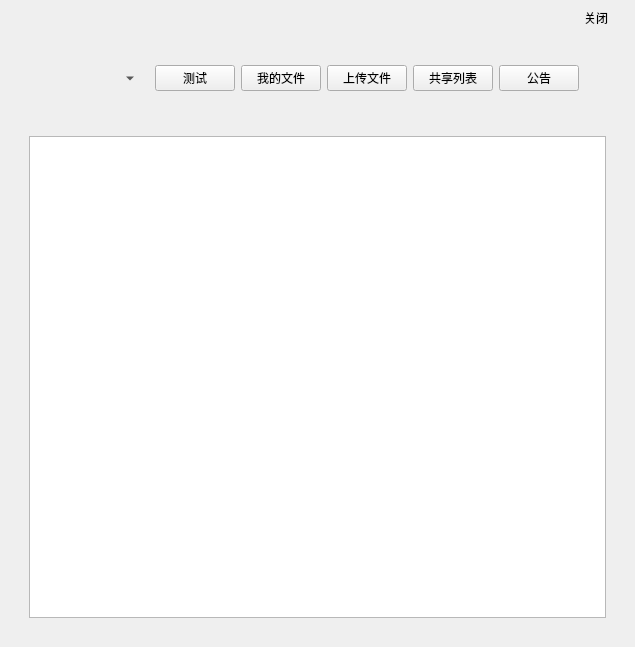
<?xml version="1.0" encoding="UTF-8"?>
<ui version="4.0">
 <class>upload</class>
 <widget class="QWidget" name="upload">
  <property name="geometry">
   <rect>
    <x>0</x>
    <y>0</y>
    <width>610</width>
    <height>647</height>
   </rect>
  </property>
  <property name="windowTitle">
   <string>Form</string>
  </property>
  <layout class="QGridLayout" name="gridLayout_18" rowstretch="0,0,0">
   <property name="topMargin">
    <number>0</number>
   </property>
   <property name="bottomMargin">
    <number>0</number>
   </property>
   <item row="0" column="0">
    <widget class="QWidget" name="widget_13" native="true">
     <layout class="QGridLayout" name="gridLayout_4">
      <property name="leftMargin">
       <number>9</number>
      </property>
      <property name="topMargin">
       <number>5</number>
      </property>
      <property name="rightMargin">
       <number>9</number>
      </property>
      <property name="bottomMargin">
       <number>0</number>
      </property>
      <item row="0" column="0">
       <spacer name="horizontalSpacer_2">
        <property name="orientation">
         <enum>Qt::Horizontal</enum>
        </property>
        <property name="sizeHint" stdset="0">
         <size>
          <width>40</width>
          <height>20</height>
         </size>
        </property>
       </spacer>
      </item>
      <item row="0" column="1">
       <widget class="QToolButton" name="close_ToolButton">
        <property name="minimumSize">
         <size>
          <width>0</width>
          <height>0</height>
         </size>
        </property>
        <property name="maximumSize">
         <size>
          <width>16777215</width>
          <height>16777215</height>
         </size>
        </property>
        <property name="text">
         <string>关闭</string>
        </property>
        <property name="icon">
         <iconset resource="Image.qrc">
          <normaloff>:/images/close2.png</normaloff>:/images/close2.png</iconset>
        </property>
        <property name="iconSize">
         <size>
          <width>40</width>
          <height>40</height>
         </size>
        </property>
        <property name="autoRaise">
         <bool>true</bool>
        </property>
       </widget>
      </item>
     </layout>
    </widget>
   </item>
   <item row="1" column="0">
    <widget class="QWidget" name="widget_7" native="true">
     <layout class="QGridLayout" name="gridLayout_8" rowstretch="0,0" columnstretch="0" rowminimumheight="0,0" columnminimumwidth="0">
      <property name="topMargin">
       <number>0</number>
      </property>
      <property name="bottomMargin">
       <number>0</number>
      </property>
      <item row="0" column="0">
       <widget class="QWidget" name="widget_4" native="true">
        <layout class="QGridLayout" name="gridLayout_9">
         <property name="leftMargin">
          <number>36</number>
         </property>
         <property name="rightMargin">
          <number>36</number>
         </property>
         <item row="0" column="4">
          <widget class="QPushButton" name="download_PushButton">
           <property name="text">
            <string>我的文件</string>
           </property>
          </widget>
         </item>
         <item row="0" column="1">
          <widget class="QLabel" name="uploadFontLabel">
           <property name="text">
            <string/>
           </property>
          </widget>
         </item>
         <item row="0" column="7">
          <widget class="QPushButton" name="announce_PushButton">
           <property name="text">
            <string>公告</string>
           </property>
          </widget>
         </item>
         <item row="0" column="2">
          <spacer name="horizontalSpacer_3">
           <property name="orientation">
            <enum>Qt::Horizontal</enum>
           </property>
           <property name="sizeHint" stdset="0">
            <size>
             <width>40</width>
             <height>20</height>
            </size>
           </property>
          </spacer>
         </item>
         <item row="0" column="0">
          <widget class="QToolButton" name="icon_ToolButton">
           <property name="text">
            <string/>
           </property>
           <property name="icon">
            <iconset resource="Image.qrc">
             <normaloff>:/images/min1.png</normaloff>:/images/min1.png</iconset>
           </property>
           <property name="iconSize">
            <size>
             <width>60</width>
             <height>60</height>
            </size>
           </property>
           <property name="popupMode">
            <enum>QToolButton::MenuButtonPopup</enum>
           </property>
           <property name="toolButtonStyle">
            <enum>Qt::ToolButtonIconOnly</enum>
           </property>
           <property name="autoRaise">
            <bool>true</bool>
           </property>
           <property name="arrowType">
            <enum>Qt::NoArrow</enum>
           </property>
          </widget>
         </item>
         <item row="0" column="5">
          <widget class="QPushButton" name="upload_PushButton">
           <property name="text">
            <string>上传文件</string>
           </property>
          </widget>
         </item>
         <item row="0" column="3">
          <widget class="QPushButton" name="test_PushButton">
           <property name="text">
            <string>测试</string>
           </property>
          </widget>
         </item>
         <item row="0" column="6">
          <widget class="QPushButton" name="share_PushButton">
           <property name="text">
            <string>共享列表</string>
           </property>
          </widget>
         </item>
        </layout>
       </widget>
      </item>
      <item row="1" column="0">
       <widget class="QWidget" name="widget_6" native="true">
        <layout class="QGridLayout" name="gridLayout_7">
         <property name="leftMargin">
          <number>0</number>
         </property>
         <property name="topMargin">
          <number>0</number>
         </property>
         <property name="rightMargin">
          <number>0</number>
         </property>
         <property name="bottomMargin">
          <number>0</number>
         </property>
         <item row="0" column="0">
          <widget class="QStackedWidget" name="stackedWidget">
           <property name="contextMenuPolicy">
            <enum>Qt::DefaultContextMenu</enum>
           </property>
           <property name="acceptDrops">
            <bool>false</bool>
           </property>
           <property name="layoutDirection">
            <enum>Qt::LeftToRight</enum>
           </property>
           <property name="autoFillBackground">
            <bool>false</bool>
           </property>
           <property name="currentIndex">
            <number>1</number>
           </property>
           <widget class="QWidget" name="upload_page">
            <layout class="QGridLayout" name="gridLayout_6">
             <property name="bottomMargin">
              <number>0</number>
             </property>
             <item row="0" column="0">
              <widget class="QWidget" name="widget_5" native="true">
               <layout class="QGridLayout" name="gridLayout_5" rowstretch="1,3,0">
                <property name="leftMargin">
                 <number>9</number>
                </property>
                <property name="topMargin">
                 <number>0</number>
                </property>
                <property name="rightMargin">
                 <number>9</number>
                </property>
                <property name="bottomMargin">
                 <number>0</number>
                </property>
                <item row="2" column="0">
                 <widget class="QWidget" name="widget_3" native="true">
                  <layout class="QGridLayout" name="gridLayout_3">
                   <property name="leftMargin">
                    <number>0</number>
                   </property>
                   <property name="topMargin">
                    <number>0</number>
                   </property>
                   <property name="rightMargin">
                    <number>0</number>
                   </property>
                   <property name="bottomMargin">
                    <number>0</number>
                   </property>
                   <item row="0" column="0">
                    <widget class="QProgressBar" name="progressBar">
                     <property name="sizePolicy">
                      <sizepolicy hsizetype="Expanding" vsizetype="Fixed">
                       <horstretch>0</horstretch>
                       <verstretch>0</verstretch>
                      </sizepolicy>
                     </property>
                     <property name="value">
                      <number>24</number>
                     </property>
                     <property name="alignment">
                      <set>Qt::AlignCenter</set>
                     </property>
                    </widget>
                   </item>
                  </layout>
                 </widget>
                </item>
                <item row="1" column="0">
                 <widget class="QWidget" name="widget_2" native="true">
                  <layout class="QGridLayout" name="gridLayout_2">
                   <property name="topMargin">
                    <number>0</number>
                   </property>
                   <item row="0" column="0">
                    <widget class="QTextEdit" name="receiveDataLine">
                     <property name="readOnly">
                      <bool>true</bool>
                     </property>
                    </widget>
                   </item>
                  </layout>
                 </widget>
                </item>
                <item row="0" column="0">
                 <widget class="QWidget" name="widget" native="true">
                  <property name="enabled">
                   <bool>true</bool>
                  </property>
                  <layout class="QGridLayout" name="gridLayout_17">
                   <property name="topMargin">
                    <number>0</number>
                   </property>
                   <item row="0" column="0">
                    <widget class="QListWidget" name="uploadFile_ListWidget"/>
                   </item>
                   <item row="1" column="0">
                    <widget class="QWidget" name="widget_12" native="true">
                     <layout class="QGridLayout" name="gridLayout">
                      <item row="0" column="2">
                       <widget class="QPushButton" name="uploadFile_PushButton">
                        <property name="text">
                         <string>上传</string>
                        </property>
                        <property name="iconSize">
                         <size>
                          <width>16</width>
                          <height>16</height>
                         </size>
                        </property>
                       </widget>
                      </item>
                      <item row="0" column="1">
                       <widget class="QPushButton" name="getFilePath_PushButton">
                        <property name="text">
                         <string>打开文件</string>
                        </property>
                        <property name="iconSize">
                         <size>
                          <width>16</width>
                          <height>16</height>
                         </size>
                        </property>
                       </widget>
                      </item>
                      <item row="0" column="0">
                       <spacer name="horizontalSpacer">
                        <property name="orientation">
                         <enum>Qt::Horizontal</enum>
                        </property>
                        <property name="sizeHint" stdset="0">
                         <size>
                          <width>40</width>
                          <height>20</height>
                         </size>
                        </property>
                       </spacer>
                      </item>
                     </layout>
                    </widget>
                   </item>
                  </layout>
                 </widget>
                </item>
               </layout>
              </widget>
             </item>
            </layout>
           </widget>
           <widget class="QWidget" name="myList_Page">
            <layout class="QGridLayout" name="gridLayout_11">
             <property name="bottomMargin">
              <number>0</number>
             </property>
             <item row="0" column="0">
              <widget class="QWidget" name="widget_8" native="true">
               <layout class="QGridLayout" name="gridLayout_10">
                <property name="leftMargin">
                 <number>0</number>
                </property>
                <property name="topMargin">
                 <number>0</number>
                </property>
                <property name="rightMargin">
                 <number>0</number>
                </property>
                <property name="bottomMargin">
                 <number>0</number>
                </property>
                <property name="horizontalSpacing">
                 <number>6</number>
                </property>
                <item row="0" column="0">
                 <widget class="QListWidget" name="myFile_ListWidget">
                  <property name="contextMenuPolicy">
                   <enum>Qt::DefaultContextMenu</enum>
                  </property>
                  <property name="layoutDirection">
                   <enum>Qt::LeftToRight</enum>
                  </property>
                  <property name="autoFillBackground">
                   <bool>true</bool>
                  </property>
                  <property name="frameShape">
                   <enum>QFrame::StyledPanel</enum>
                  </property>
                  <property name="frameShadow">
                   <enum>QFrame::Sunken</enum>
                  </property>
                  <property name="sizeAdjustPolicy">
                   <enum>QAbstractScrollArea::AdjustIgnored</enum>
                  </property>
                  <property name="dragEnabled">
                   <bool>false</bool>
                  </property>
                  <property name="dragDropOverwriteMode">
                   <bool>false</bool>
                  </property>
                  <property name="iconSize">
                   <size>
                    <width>0</width>
                    <height>0</height>
                   </size>
                  </property>
                  <property name="movement">
                   <enum>QListView::Static</enum>
                  </property>
                  <property name="resizeMode">
                   <enum>QListView::Fixed</enum>
                  </property>
                  <property name="layoutMode">
                   <enum>QListView::SinglePass</enum>
                  </property>
                  <property name="viewMode">
                   <enum>QListView::ListMode</enum>
                  </property>
                  <property name="modelColumn">
                   <number>0</number>
                  </property>
                  <property name="currentRow">
                   <number>-1</number>
                  </property>
                 </widget>
                </item>
               </layout>
              </widget>
             </item>
            </layout>
           </widget>
           <widget class="QWidget" name="test_page">
            <layout class="QGridLayout" name="gridLayout_12">
             <property name="bottomMargin">
              <number>0</number>
             </property>
             <item row="0" column="0">
              <widget class="QTextEdit" name="textEdit"/>
             </item>
            </layout>
           </widget>
           <widget class="QWidget" name="share_Page">
            <layout class="QGridLayout" name="gridLayout_16">
             <property name="bottomMargin">
              <number>0</number>
             </property>
             <item row="0" column="0">
              <widget class="QWidget" name="widget_11" native="true">
               <layout class="QGridLayout" name="gridLayout_15">
                <property name="leftMargin">
                 <number>0</number>
                </property>
                <property name="topMargin">
                 <number>0</number>
                </property>
                <property name="rightMargin">
                 <number>0</number>
                </property>
                <property name="bottomMargin">
                 <number>0</number>
                </property>
                <property name="spacing">
                 <number>0</number>
                </property>
                <item row="0" column="0">
                 <widget class="QWidget" name="widget_9" native="true">
                  <layout class="QGridLayout" name="gridLayout_13">
                   <property name="leftMargin">
                    <number>0</number>
                   </property>
                   <property name="topMargin">
                    <number>0</number>
                   </property>
                   <property name="rightMargin">
                    <number>0</number>
                   </property>
                   <property name="bottomMargin">
                    <number>0</number>
                   </property>
                   <property name="spacing">
                    <number>0</number>
                   </property>
                   <item row="0" column="0">
                    <widget class="QLabel" name="myshare_Label">
                     <property name="text">
                      <string>我的分享:</string>
                     </property>
                    </widget>
                   </item>
                   <item row="1" column="0">
                    <widget class="QListWidget" name="myShare_ListWidget"/>
                   </item>
                  </layout>
                 </widget>
                </item>
                <item row="1" column="0">
                 <widget class="QWidget" name="widget_10" native="true">
                  <layout class="QGridLayout" name="gridLayout_14">
                   <property name="leftMargin">
                    <number>0</number>
                   </property>
                   <property name="topMargin">
                    <number>0</number>
                   </property>
                   <property name="rightMargin">
                    <number>0</number>
                   </property>
                   <property name="bottomMargin">
                    <number>0</number>
                   </property>
                   <property name="spacing">
                    <number>0</number>
                   </property>
                   <item row="0" column="0">
                    <widget class="QLabel" name="othershare_Label">
                     <property name="text">
                      <string>别人的分享:</string>
                     </property>
                    </widget>
                   </item>
                   <item row="1" column="0">
                    <widget class="QListWidget" name="otherShare_ListWidget"/>
                   </item>
                  </layout>
                 </widget>
                </item>
               </layout>
              </widget>
             </item>
            </layout>
           </widget>
          </widget>
         </item>
        </layout>
       </widget>
      </item>
     </layout>
    </widget>
   </item>
   <item row="2" column="0">
    <widget class="QWidget" name="widget_14" native="true">
     <layout class="QGridLayout" name="gridLayout_19">
      <property name="leftMargin">
       <number>0</number>
      </property>
      <property name="topMargin">
       <number>0</number>
      </property>
      <property name="rightMargin">
       <number>0</number>
      </property>
      <property name="bottomMargin">
       <number>9</number>
      </property>
      <item row="0" column="0">
       <widget class="QLabel" name="status_Label">
        <property name="text">
         <string/>
        </property>
       </widget>
      </item>
     </layout>
    </widget>
   </item>
  </layout>
 </widget>
 <tabstops>
  <tabstop>download_PushButton</tabstop>
  <tabstop>upload_PushButton</tabstop>
  <tabstop>share_PushButton</tabstop>
  <tabstop>announce_PushButton</tabstop>
  <tabstop>myFile_ListWidget</tabstop>
  <tabstop>myShare_ListWidget</tabstop>
  <tabstop>otherShare_ListWidget</tabstop>
  <tabstop>getFilePath_PushButton</tabstop>
  <tabstop>uploadFile_PushButton</tabstop>
  <tabstop>uploadFile_ListWidget</tabstop>
  <tabstop>receiveDataLine</tabstop>
  <tabstop>icon_ToolButton</tabstop>
  <tabstop>close_ToolButton</tabstop>
  <tabstop>textEdit</tabstop>
  <tabstop>test_PushButton</tabstop>
 </tabstops>
 <resources>
  <include location="Image.qrc"/>
 </resources>
 <connections/>
</ui>
